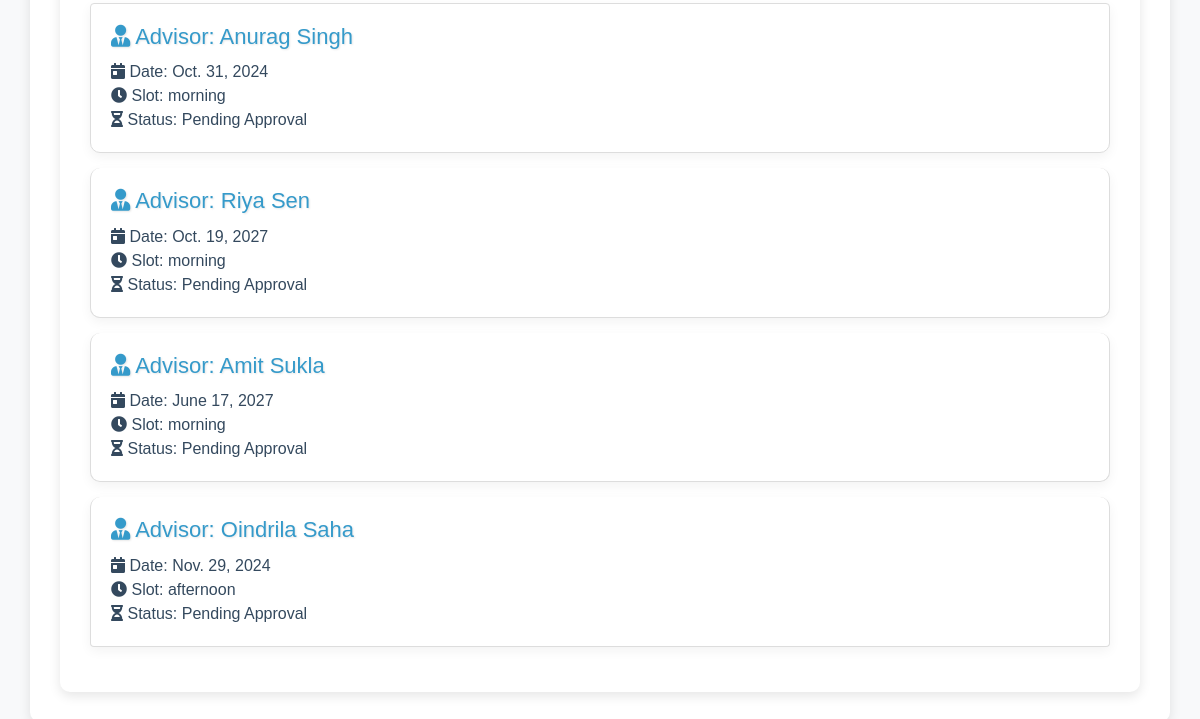
Before: /user-appointments/ (signed in, lower part) with the older database file.
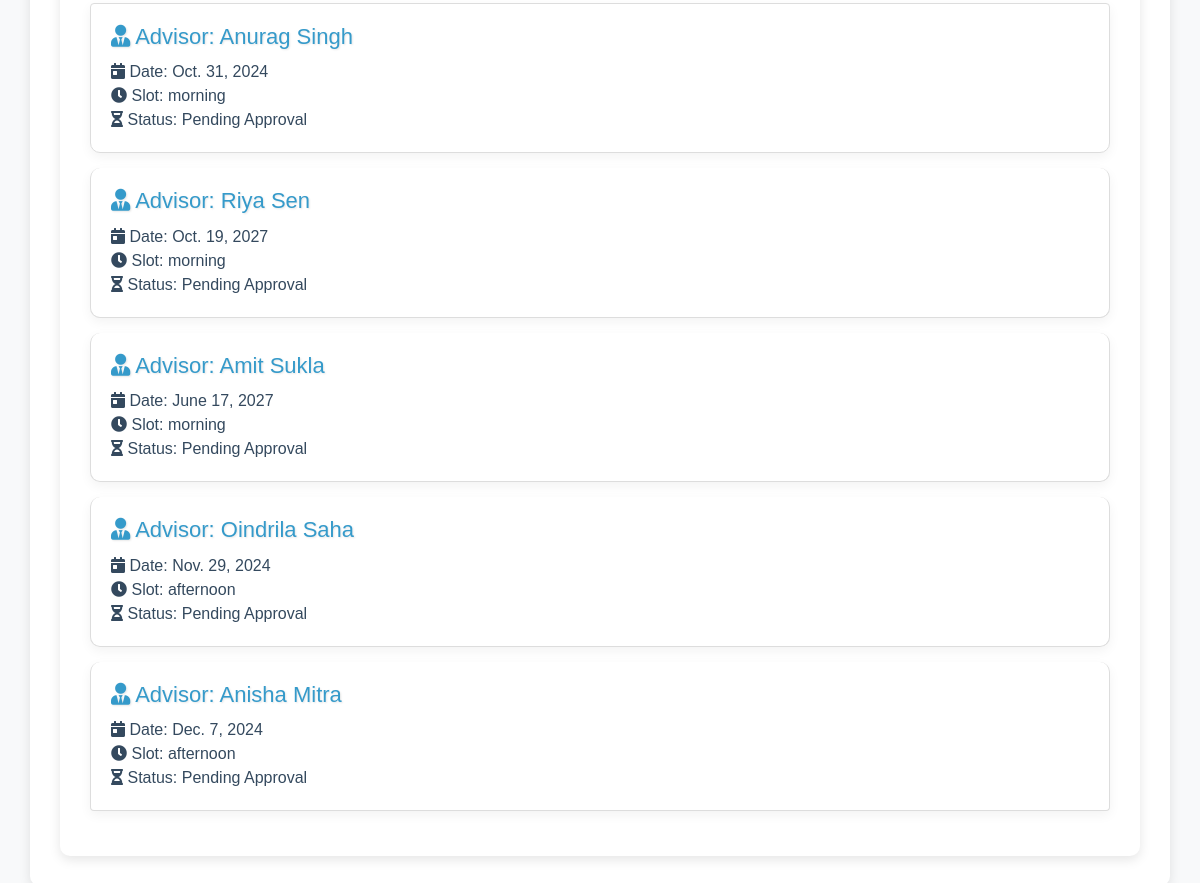
After: the same page with the newer database file.
### advisor/models.py (models this page shows, shortened)
class UserRequest(models.Model):
    user = models.ForeignKey(User, on_delete=models.CASCADE, related_name="requests")
    tax_advisor = models.ForeignKey(User, on_delete=models.CASCADE, related_name="advisor_requests")
    first_name = models.CharField(max_length=150)
    last_name = models.CharField(max_length=150)
    email = models.EmailField()
    approved = models.BooleanField(default=False)
    rejected = models.BooleanField(default=False)
    slot = models.CharField(max_length=100, null=True)  # Store the time slot as a string (can use choices)
    date = models.DateField(null=True)  # Store the appointment date

### base/views.py (the view)
# urls.py: path('user-appointments/', user_appointments_view, name='user_appointments'),
def user_appointments_view(request):
    user = request.user
    approved_appointments = UserRequest.objects.filter(user=user, approved=True)
    requested_appointments = UserRequest.objects.filter(user=user, approved=False)
    context = {
        'approved_appointments': approved_appointments,
        'requested_appointments': requested_appointments,
    }
    return render(request, 'base/user_appointments.html', context)

### accounts/context_processor.py (called while the page is built)
def user_groups(request):
    user = request.user
    return {
        'is_admin': user.is_authenticated and user.is_superuser,
        'is_taxadvisor': user.is_authenticated and user.groups.filter(name='Tax Advisor').exists(),
        'is_indivual_user': user.is_authenticated and user.groups.filter(name='Individual User').exists(),
    }

### base/templates/base/user_appointments.html (shortened to what this page needs)
{% extends 'base.html' %}
{% block individual_style %}
    <link rel="stylesheet" href="https://maxcdn.bootstrapcdn.com/bootstrap/4.5.2/css/bootstrap.min.css">
    <link rel="stylesheet" href="https://cdnjs.cloudflare.com/ajax/libs/font-awesome/5.15.3/css/all.min.css">
{% endblock %}
{% block content %}
    <div class="container">
        <div class="list-group">
            {% if requested_appointments %}
                {% for appointment in requested_appointments %}
                    <div class="list-group-item">
                        <h5><i class="fas fa-user-tie"></i> <span class="advisor-label">Advisor:</span> {{ appointment.tax_advisor.get_full_name }}</h5>
                        <p>
                            <i class="fas fa-calendar-day"></i> Date: {{ appointment.date }}<br>
                            <i class="fas fa-clock"></i> Slot: {{ appointment.slot }}<br>
                            <i class="fas fa-hourglass-half"></i> Status: Pending Approval<br>
                        </p>
                    </div>
                {% endfor %}
            {% else %}
                <div class="alert alert-info" style="background-color: #317873; color: #ffffff;">
                    <i class="fas fa-info-circle"></i> You have no pending appointment requests.
                </div>
            {% endif %}
        </div>
    </div>
{% endblock %}

Changed rows visible on the page:
added UserRequest: tax_advisor.get_full_name "Anisha Mitra", date "Dec. 7, 2024", slot "afternoon"
